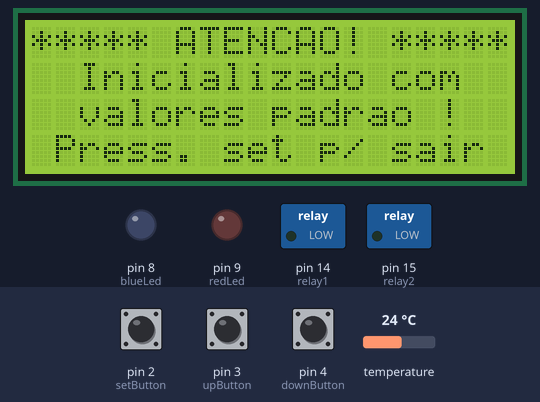
Bench run of a sketch on a simulated Arduino Uno, built with avr-gcc and run on an emulated ATmega328P. On the bench: 20×4 character LCD, switched loads named in the sketch (green lamp = pin HIGH), output pins drawn as LEDs (lit = HIGH). The test bench sets the inputs (shaded band); at power-on: pin 2 (setButton) LOW, temperature 24 °C, pin 3 (upButton) LOW, pin 4 (downButton) LOW. EEPROM starts erased.

Above: at 1.3 s.
1.4 s: pin 2 (setButton) pulled HIGH for 0.15 s
At 2.6 s:
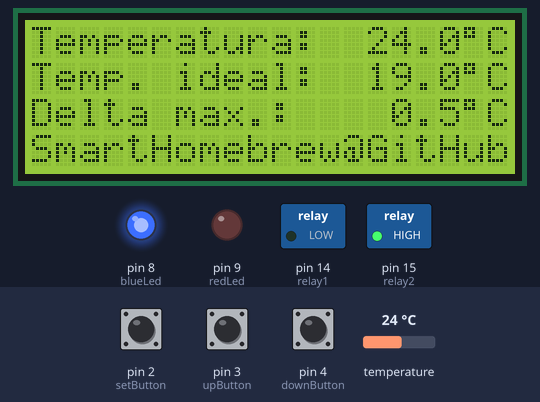
3.0 s: pin 2 (setButton) pulled HIGH for 3.2 s
At 7.3 s:
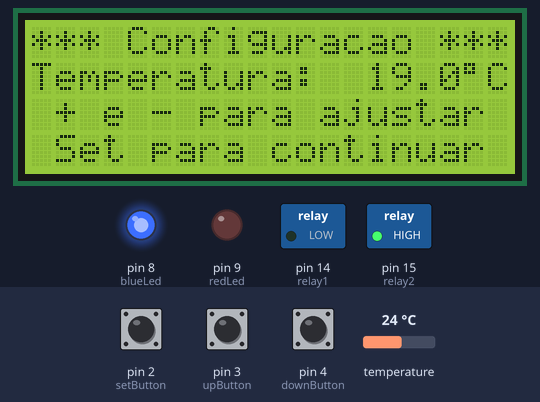
7.7 s: pin 2 (setButton) pulled HIGH for 1 s
At 8.0 s:
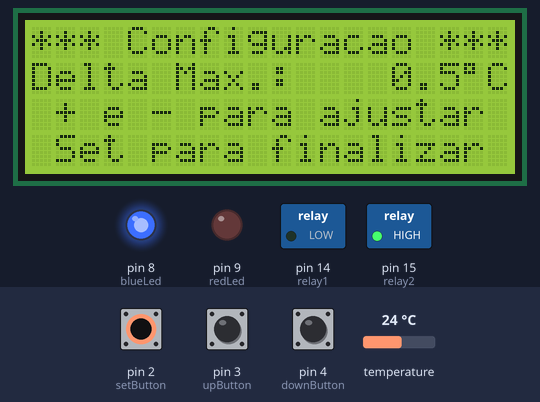
10.2 s: temperature set to 19.1 °C
At 11.4 s:
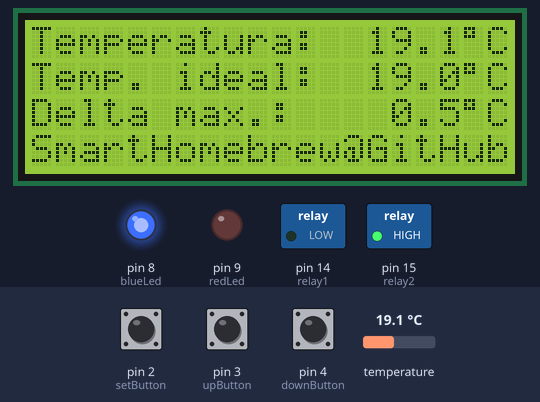
11.7 s: temperature set to 18 °C
At 12.9 s:
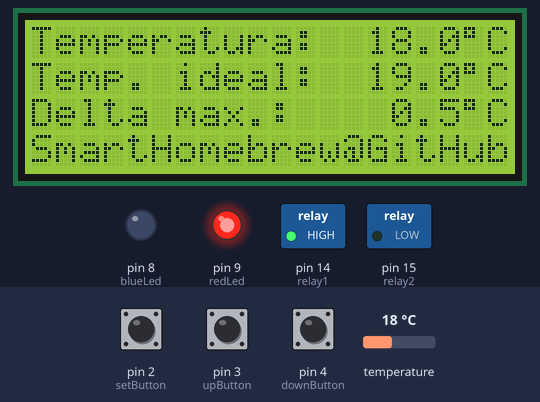
13.2 s: temperature set to 12 °C
Timing chart, 0 to 15.7 s (numbered marks = the images above; inputs shaded):
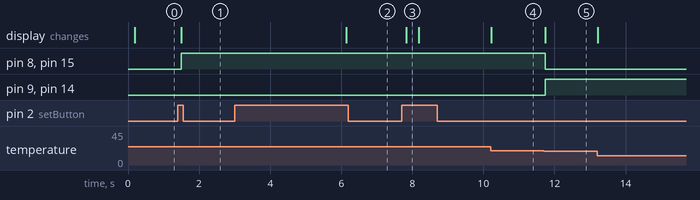

Measured:
- the behaviour switches between 18.6 and 18.5 °C on temperature (found by bisection; images 4 and 5)
- after the input at 1.4 s, pin 8 (blueLed), pin 15 (relay2): LOW → HIGH after 0.10 s; the display: changes after 0.10 s (image 1)
- after the input at 3.0 s, the display: changes after 3.1 s (image 2)
- after the input at 7.7 s, the display: changes after 0.13 s (image 3)
- after the input at 10.2 s, the display: changes at once (image 4)
- after the input at 11.7 s, pin 8 (blueLed), pin 15 (relay2): HIGH → LOW at once; pin 9 (redLed), pin 14 (relay1): LOW → HIGH at once; the display: changes at once (image 5)

The sketch:

ds18b20_thermostat.ino
```cpp
#include "src/logic.h"

void setup(void) {
  thermo_init();
}

void loop(void) {
  thermo_loop();
}
```

logic.cpp
```cpp
// (licence header left out)
#include "logic.h"
#include <EEPROM.h>
#include <avr/eeprom.h>
#include <OneWire.h>
#include <Wire.h>
#include <LiquidCrystal_I2C.h>

// Testability: inputs of the current loop pass (thermo_loop() reads the pins and millis(), thermo_loop_with()
// takes them as arguments; the original called digitalRead()/millis() in place) and an LCD shadow.
static unsigned long g_now = 0;
static int g_set = LOW, g_up = LOW, g_down = LOW;
static bool g_temp_fixed = false;
static float g_temp = 0;
static char shadow[4][21];
static uint8_t cur_col = 0, cur_row = 0;

static int btn(int pin);
static void lcd_clear();
static void lcd_set_cursor(uint8_t col, uint8_t row);
static void lcd_print(const char *text);
static void lcd_put(char c);

// ID of the settings block
#define CONFIG_VERSION "ls1"
// Tell it where to store your config data in EEPROM
#define CONFIG_START 32

//Setup configuration (struct StoreStruct is in logic.h)
StoreStruct settings = {
  // The default values
  19.0,
  0.5,
  'C',
  0,
  CONFIG_VERSION
};

/**
 * Variable to control stage/flow
 * 0 - Reading temperature
 * 1 - Default value loaded message
 * 2 - Configuration screen
 */
int stage = 0;
bool waitingCommand = false;
long pressedSince;
int stateButton;
long waiting;

//Aux variables
float tempAux;

//LCD message state
bool invalidateLCD;

//indicator leds configuration
int blueLed = 8;
int redLed = 9;

//Push buttons
int setButton = 2;
int upButton = 3;
int downButton = 4;

//Temperature sensor configuration
int SensorPin = 12;
static char outstr[8];   // was [4]: dtostrf(x, 4, 1) writes 5+ bytes
OneWire ds(SensorPin);

//relay 1 connected to port A0
int relay1 = 14;
//relay 2 connected to port A1
int relay2 = 15;

//LCD setup
#define I2C_ADDR    0x27

static LiquidCrystal_I2C lcd(I2C_ADDR, 20, 4);

//Operational variables
float fermentationTemp;
float tempVariation;

void thermo_init(void) {
  thermo_reset_state();

  //Indicator leds outputs
  pinMode(blueLed, OUTPUT);
  pinMode(redLed, OUTPUT);

  //push buttons
  pinMode(setButton, INPUT);
  pinMode(upButton, INPUT);
  pinMode(downButton, INPUT);

  //Defining relay outputs
  pinMode(relay1, OUTPUT);
  pinMode(relay2, OUTPUT);

  //configuring temperature parameters
  loadConfig();

  //Starting LCD
  lcd.init();
  lcd.backlight();
  invalidateLCD = true; //first time, invalidating to be drawn
}

static void loop_pass(void) {

  if (!waitingCommand) {
    /*
     * Application's flow control
     */
    switch (stage) {
      case 0:
        readingTemperature();
        break;
      case 1:
        confirmDefaultValuesLoaded();
        break;
      case 2:
        startConfigurationWizard();
        break;
      case 3:
        configureMaxDelta();
        break;
    }
  } else {
    /**
     * Command's control
     */

    /**
     * SET button
     */
    if (btn(setButton) == HIGH) {
      waitingCommand = false;
      if (stage == 1) {
        stage = 0;
      } else if (stage == 2) {
        settings.fermentationTemp = tempAux;
        saveConfig();
        stage = 3;
      } else if (stage == 3) {
        settings.tempDelta = tempAux;
        saveConfig();
        stage = 0;
        invalidateLCD = true;
      }
    }

    /**
     * UP button
     */
    if (btn(upButton) == HIGH) {
      if (stage == 2  || stage == 3) {
        tempAux = (tempAux + 0.1);

        //checking if new value and reseting if it's too high
        if (stage == 2 && tempAux >= 40.1) {
          tempAux = -5.0;
        } else if (stage == 3 && tempAux >= 5.1) {
          tempAux = 5.0;
        }
        //updating LCD
        updateTempConfiguration();
      }
    }

    /**
     * DOWN button
     */
    if (btn(downButton) == HIGH) {
      if (stage == 2 || stage == 3) {
        tempAux = (tempAux - 0.1);

        //checking if new value and reseting if it's too low
        if (stage == 2 && tempAux <= -5.1) {
          tempAux = 40.0;
        } else if (stage == 3 && tempAux <= 0.1) {
          tempAux = 0.2;
        }
        //updating LCD
        updateTempConfiguration();
      }
    }

    /*
     * return to stage 0 (read and show temperature) after 5 seconds of idle
     */
    if (stage > 1 && (g_now - waiting) >= 5000) {
      stage = 0;
      invalidateLCD = true;
      waitingCommand = false;
    }
  }

  //Detecting hold on set button
  stateButton = btn(setButton);
  if ( stateButton == HIGH) {
    if (pressedSince == 0) {
      //started holding
      pressedSince = g_now;
    } else {
      //set button pressed during 3 seconds
      if ((g_now - pressedSince) >= 3000) {
        stage = 2;
      }
    }
  } else if (pressedSince > 0) {
    //reseting after release the button
    pressedSince = 0;
  }

  //Hidden command to reset configuration
  if (btn(setButton) == HIGH && btn(upButton) == HIGH && btn(downButton) == HIGH) {
    resetEEPROM();
  }
}

/*******************************************************************************************************
 * Stage 0: Reading and showing information about temperatures
 *******************************************************************************************************/
void readingTemperature() {
  if (invalidateLCD) {
    invalidateLCD = false;
    // Starting and configuring LCD
    lcd_clear();
    lcd_set_cursor(0, 0);
    lcd_print("Temperatura:");
    lcd_set_cursor(0, 1);
    lcd_print("Temp. ideal: ");
    dtostrf(settings.fermentationTemp, 4, 1, outstr);
    lcd_set_cursor(14, 1);
    lcd_print(outstr);
    lcd_put(223);
    lcd_print("C");
    lcd_set_cursor(0, 2);
    lcd_print("Delta max.: ");
    dtostrf(settings.tempDelta, 4, 1, outstr);
    lcd_set_cursor(14, 2);
    lcd_print(outstr);
    lcd_put(223);
    lcd_print("C");
    lcd_set_cursor(0, 3);
    lcd_print("SmartHomebrew@GitHub");
  }

  float temp = g_temp_fixed ? g_temp : getTemp();
  lcd_set_cursor(14, 0);
  dtostrf(temp, 4, 1, outstr);
  lcd_print(outstr);
  lcd_put(223);
  lcd_print("C");

  if (temp >= (settings.fermentationTemp + settings.tempDelta)) {
    //Temperature is higher than desired, let's cool down!
    //turn on relay 1 - turn off relay 2 - turn on blue led
    digitalWrite(relay1, LOW);
    digitalWrite(relay2, HIGH);
    digitalWrite(blueLed, HIGH);
    digitalWrite(redLed, LOW);
  } else if (temp <= (settings.fermentationTemp - settings.tempDelta)) {
    //Temperature is lower than desired, let's warm up!
    //turn on relay 2 - turn off relay 1 - turn on red led
    digitalWrite(relay1, HIGH);
    digitalWrite(relay2, LOW);
    digitalWrite(blueLed, LOW);
    digitalWrite(redLed, HIGH);
  }
}

/*******************************************************************************************************
 * Stage 1: Warning user about default values
 *          It could be dangerous to the fermentation proccess.
 *******************************************************************************************************/
void confirmDefaultValuesLoaded() {
  lcd_clear();
  lcd_print("***** ATENCAO! *****");
  lcd_set_cursor(0, 1);
  lcd_print("  Inicializado com");
  lcd_set_cursor(0, 2);
  lcd_print("  valores padrao !");
  lcd_set_cursor(0, 3);
  lcd_print(" Press. set p/ sair");
  waitingCommand = true;
}

/*******************************************************************************************************
 * Stage 2: Configuring temperature to control.
 *******************************************************************************************************/
void startConfigurationWizard() {
  lcd_clear();
  lcd_print("*** Configuracao ***");
  lcd_set_cursor(0, 1);
  lcd_print("Temperatura: ");
  dtostrf(settings.fermentationTemp, 4, 1, outstr);
  lcd_set_cursor(14, 1);
  lcd_print(outstr);
  lcd_put(223);
  lcd_print("C");
  lcd_set_cursor(0, 2);
  lcd_print(" + e - para ajustar");
  lcd_set_cursor(0, 3);
  lcd_print(" Set para continuar");
  tempAux = settings.fermentationTemp;
  pressedSince = 0;
  waitingCommand = true;
  delay(500);
  waiting = g_now;
}

/*******************************************************************************************************
 * Stage 3: Configuring temperature delta
 *******************************************************************************************************/
void configureMaxDelta() {
  lcd_clear();
  lcd_print("*** Configuracao ***");
  lcd_set_cursor(0, 1);
  lcd_print("Delta Max.: ");
  dtostrf(settings.tempDelta, 4, 1, outstr);
  lcd_set_cursor(14, 1);
  lcd_print(outstr);
  lcd_put(223);
  lcd_print("C");
  lcd_set_cursor(0, 2);
  lcd_print(" + e - para ajustar");
  lcd_set_cursor(0, 3);
  lcd_print(" Set para finalizar");
  tempAux = settings.tempDelta;
  pressedSince = 0;
  waitingCommand = true;
  delay(200);
  waiting = g_now;
}

/*******************************************************************************************************
 * Updating LCD with new value after pressing
 * up or down buttons
 *******************************************************************************************************/
void updateTempConfiguration() {
  dtostrf(tempAux, 4, 1, outstr);
  lcd_set_cursor(14, 1);
  lcd_print(outstr);
  lcd_put(223);
  lcd_print("C");
  delay(200);
  waiting = g_now;
}

/*******************************************************************************************************
 * Loading configuration data from EEPROM
 *******************************************************************************************************/
void loadConfig() {
  // To make sure there are settings, and they are YOURS!
  // If nothing is found it will use the default settings.
  if (//EEPROM.read(CONFIG_START + sizeof(settings) - 1) == settings.version_of_program[3] // this is '\0'
    EEPROM.read(CONFIG_START + sizeof(settings) - 2) == settings.version_of_program[2] &&
    EEPROM.read(CONFIG_START + sizeof(settings) - 3) == settings.version_of_program[1] &&
    EEPROM.read(CONFIG_START + sizeof(settings) - 4) == settings.version_of_program[0])
  { // reads settings from EEPROM
    for (unsigned int t = 0; t < sizeof(settings); t++)
      *((char*)&settings + t) = EEPROM.read(CONFIG_START + t);
  } else {
    // settings aren't valid! will overwrite with default settings
    saveConfig();
    stage = 1;
  }
}

/*******************************************************************************************************
 * Saving configuration data to EEPROM
 *******************************************************************************************************/
void saveConfig() {
  for (unsigned int t = 0; t < sizeof(settings); t++)
  { // writes to EEPROM
    EEPROM.write(CONFIG_START + t, *((char*)&settings + t));
    // and verifies the data
    if (EEPROM.read(CONFIG_START + t) != *((char*)&settings + t))
    {
      // error writing to EEPROM
    }
  }
}

/*******************************************************************************************************
 * Clear EEPROM, writing 0 into all bytes
 *******************************************************************************************************/
void resetEEPROM() {
  for (int i = 0 ; i < EEPROM.length() ; i++) {
    EEPROM.write(i, 0);
  }
  digitalWrite(blueLed, HIGH);
  digitalWrite(redLed, HIGH);
  delay(500);
  digitalWrite(blueLed, LOW);
  digitalWrite(redLed, LOW);
}

/*******************************************************************************************************
 * Reading temperature from the sensor
 *******************************************************************************************************/
float getTemp() {

  byte data[12];
  byte addr[8];
  if ( !ds.search(addr)) {
    //no more sensors on chain, reset search
    ds.reset_search();
    return -1000;
  }
  if ( OneWire::crc8( addr, 7) != addr[7]) {
    return -1000;
  }
  if ( addr[0] != 0x10 && addr[0] != 0x28) {
    return -1000;
  }
  ds.reset();
  ds.select(addr);
  ds.write(0x44, 1);
  byte present = ds.reset();
  ds.select(addr);
  ds.write(0xBE);

  for (int i = 0; i < 9; i++) {
    data[i] = ds.read();
  }

  ds.reset_search();

  byte MSB = data[1];
  byte LSB = data[0];
  float TRead = ((MSB << 8) | LSB);
  float Temperature = TRead / 16;

  return Temperature;

}


static int btn(int pin) {
  if (pin == setButton) return g_set;
  if (pin == upButton) return g_up;
  return g_down;
}

static void lcd_clear() {
  lcd.clear();
  for (uint8_t r = 0; r < 4; r++) {
    memset(shadow[r], ' ', 20);
    shadow[r][20] = 0;
  }
  cur_col = cur_row = 0;
}

static void lcd_set_cursor(uint8_t col, uint8_t row) {
  lcd.setCursor(col, row);
  cur_col = col;
  cur_row = row;
}

static void lcd_put(char c) {
  lcd.print(c);
  if (cur_col < 20 && cur_row < 4) shadow[cur_row][cur_col] = c;
  cur_col++;
}

static void lcd_print(const char *text) {
  for (uint8_t i = 0; text[i]; i++) lcd_put(text[i]);
}

void thermo_reset_state(void) {
  stage = 0;
  waitingCommand = false;
  pressedSince = 0;
  stateButton = LOW;
  waiting = 0;
  tempAux = 0;
  g_temp_fixed = false;
  StoreStruct defaults = {19.0, 0.5, 'C', 0, CONFIG_VERSION};
  settings = defaults;
}

void thermo_loop(void) {
  g_now = millis();
  g_set = digitalRead(setButton);
  g_up = digitalRead(upButton);
  g_down = digitalRead(downButton);
  g_temp_fixed = false;
  loop_pass();
}

void thermo_loop_with(unsigned long now_ms, int set, int up, int down, float temp_c) {
  g_now = now_ms;
  g_set = set;
  g_up = up;
  g_down = down;
  g_temp_fixed = true;
  g_temp = temp_c;
  loop_pass();
}

const char *thermo_lcd_line(uint8_t row) {
  return shadow[row % 4];
}
```

logic.h
```cpp
// (licence header left out)
#pragma once
#include <Arduino.h>

#define CONFIG_VERSION "ls1"   // ID of the settings block
#define CONFIG_START 32        // settings start address in EEPROM

struct StoreStruct {
  float fermentationTemp;      // target temperature, default 19.0
  float tempDelta;             // allowed deviation, default 0.5
  char tempUnit;
  long startedWhen;
  char version_of_program[4];
};

extern StoreStruct settings;
extern int stage;              // 0 reading temperature, 1 default values message, 2 configure temperature, 3 configure delta
extern bool waitingCommand;    // true while a message/configuration screen waits for buttons
extern long pressedSince;      // when SET started being held (0 = not held)
extern int stateButton;
extern long waiting;           // time of the last configuration change (idle timeout 5 s)
extern float tempAux;          // value being configured
extern bool invalidateLCD;
extern int blueLed, redLed;            // 8, 9
extern int setButton, upButton, downButton;  // 2, 3, 4 (INPUT, HIGH = pressed)
extern int SensorPin;                  // 12 (OneWire)
extern int relay1, relay2;             // 14 (A0) cooling, 15 (A1) heating; LOW = relay on

void thermo_reset_state(void);         // stage, flags and settings back to power-up values (thermo_init calls it)
void thermo_init(void);                // setup(): pins, settings from EEPROM (defaults + stage 1 if none), LCD
void thermo_loop(void);                // one loop() pass reading the buttons, millis() and the sensor
void thermo_loop_with(unsigned long now_ms, int set, int up, int down, float temp_c);  // the same pass with given inputs
void readingTemperature();
void confirmDefaultValuesLoaded();
void startConfigurationWizard();
void configureMaxDelta();
void updateTempConfiguration();
void loadConfig();
void saveConfig();
void resetEEPROM();                    // writes 0 to all 1024 EEPROM bytes
float getTemp();                       // DS18B20 reading in degC, -1000 if no valid sensor
const char *thermo_lcd_line(uint8_t row);  // text on LCD row 0..3: 20 characters, the degree sign is char 223
```
